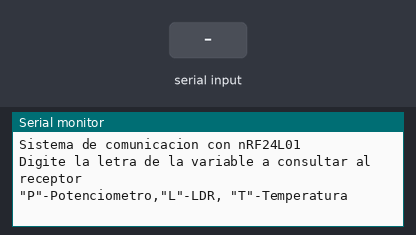
Bench run of a sketch on a simulated Arduino Uno, built with avr-gcc and run on an emulated ATmega328P. On the bench: the last lines printed to the serial monitor. Inputs (shaded band) come from the test bench. No radio packets arrive unless stated.

Above: at 1.2 s.
1.3 s: "P" received over Serial
At 2.1 s:
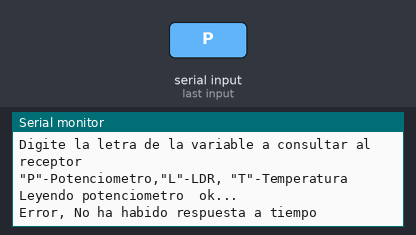
3.0 s: "L" received over Serial
At 3.16 s:
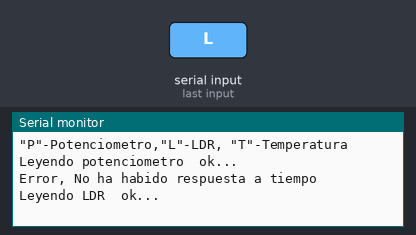
4.5 s: "T" received over Serial
At 4.66 s:
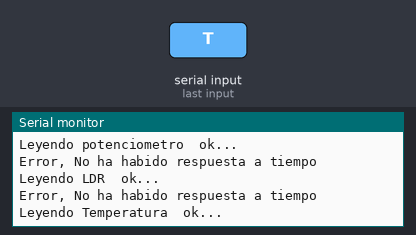

Measured:
- after the input at 1.3 s, the serial monitor: prints a new line at once (image 1)
- after the input at 3.0 s, the serial monitor: prints a new line at once (image 2)
- after the input at 4.5 s, the serial monitor: prints a new line at once (image 3)

The sketch:

Tranceptor_Master_nRF24L01.ino
```cpp
/*  ----------------------------------------------------------------
    SETISAEDU
    Codigo para el uso del modulo NRF2401 para comunicar dos Arduinos.
    Codigo de control del maestro (Transmisor)
  --------------------------------------------------------------------
*/
#include <SPI.h>
#include "nRF24L01.h" //Librerias del modulos nRF24L01+
#include "RF24.h"

RF24 radio(9, 10);//Declaracion de los pines de control CE y CSN para el modulo, se define "radio"

// Definicion de los canales de comunicacion
byte canal_E[5] = {'l', 'i', 'n', 'e', '1'};//Canal de de Escritura del modulo Maestro
byte canal_L[5] = {'l', 'i', 'n', 'e', '2'};//Canal de de Lectura del modulo Mestro
char fun[3] = {'P', 'L', 'T'};

void setup(void)
{
  pinMode(9, OUTPUT);
  pinMode(10, OUTPUT);
  Serial.begin(115200);

  radio.begin(); //Inicio del modulo nRF24L01+
  radio.setRetries(15, 15);// Cinfiguracion del numero maximo de reintentos
  //Apertura de los canales de comunicacion
  radio.openWritingPipe(canal_E);
  radio.openReadingPipe(1, canal_L);
  Serial.println("Sistema de comunicacion con nRF24L01");
  Serial.println("Digite la letra de la variable a consultar al receptor");
  Serial.println("\"P\"-Potenciometro,\"L\"-LDR, \"T\"-Temperatura");
}

void loop(void)
{
  radio.stopListening(); // Paramos la escucha para poder escribir
  if (Serial.available())
  {
    int data = Serial.read();
    if (data == 'P')
    {
      Serial.print("Leyendo potenciometro  ");
      bool ok = radio.write(&fun[0], sizeof(fun[0])); //Envio de la funcion seleccionada
      if (ok)
        Serial.println("ok...");
      else
        Serial.println("failed");

      radio.startListening(); //Volvemos a la escucha
      unsigned long started_waiting_at = millis();
      bool timeout = false;
      while ( ! radio.available() && ! timeout ) // Esperamos 200ms
        if (millis() - started_waiting_at > 200 )
          timeout = true;
      if ( timeout )
        Serial.println("Error, No ha habido respuesta a tiempo");
      else
      { // Leemos el mensaje recibido
        unsigned int Pot;
        radio.read( &Pot, sizeof(unsigned int)); //Funcion de lectura de datos
        Serial.print("Valor analogico del potenciometro = ");
        Serial.println(Pot);
      }
    } else if (data == 'L')
    {
      Serial.print("Leyendo LDR  ");
      bool ok = radio.write(&fun[1], sizeof(fun[1])); //Envio de la funcion seleccionada
      if (ok)
        Serial.println("ok...");
      else
        Serial.println("failed");

      radio.startListening(); //Volvemos a la escucha
      unsigned long started_waiting_at = millis();
      bool timeout = false;
      while ( ! radio.available() && ! timeout ) // Esperamos 200ms
        if (millis() - started_waiting_at > 200 )
          timeout = true;
      if ( timeout )
        Serial.println("Error, No ha habido respuesta a tiempo");
      else
      { // Leemos el mensaje recibido
        unsigned int LDR;
        radio.read( &LDR, sizeof(unsigned int)); //Funcion de lectura de datos
        Serial.print("Valor analogico del LDR = ");
        Serial.println(LDR);
      }
    } else if (data == 'T')
    {
      Serial.print("Leyendo Temperatura  ");
      bool ok = radio.write(&fun[2], sizeof(fun[2])); //Envio de la funcion seleccionada
      if (ok)
        Serial.println("ok...");
      else
        Serial.println("failed");

      radio.startListening();                      //Volvemos a la escucha
      unsigned long started_waiting_at = millis();
      bool timeout = false;
      while ( ! radio.available() && ! timeout )       // Esperamos 200ms
        if (millis() - started_waiting_at > 200 )
          timeout = true;
      if ( timeout )
        Serial.println("Error, No ha habido respuesta a tiempo");
      else
      { // Leemos el mensaje recibido
        float Temp;
        radio.read( &Temp, sizeof(Temp)); //Funcion de lectura de datos
        Serial.print("Temperatura = ");
        Serial.print(Temp);
        Serial.println(" C");
      }
    }
  }

}
```
